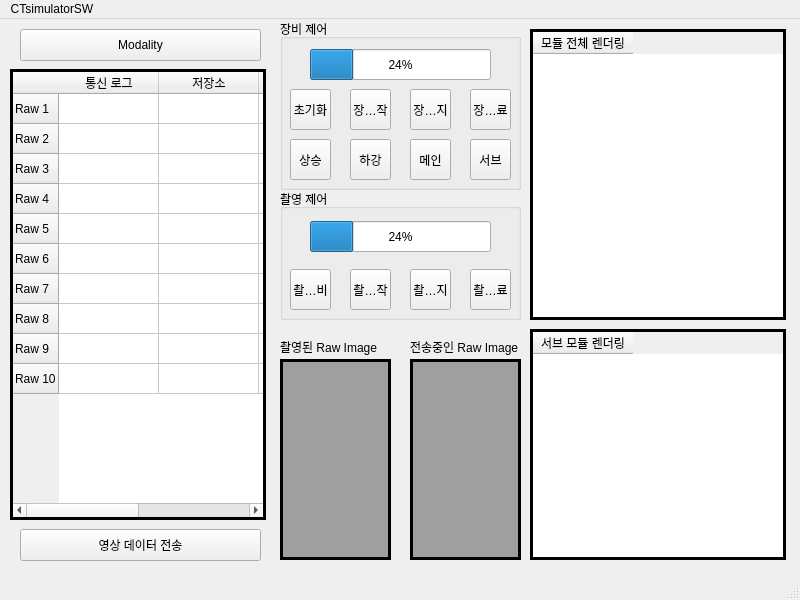
<?xml version="1.0" encoding="UTF-8"?>
<ui version="4.0">
 <class>MainWindow</class>
 <widget class="QMainWindow" name="MainWindow">
  <property name="geometry">
   <rect>
    <x>0</x>
    <y>0</y>
    <width>800</width>
    <height>600</height>
   </rect>
  </property>
  <property name="windowTitle">
   <string>MainWindow</string>
  </property>
  <widget class="QWidget" name="centralwidget">
   <widget class="QPushButton" name="pushButton">
    <property name="geometry">
     <rect>
      <x>20</x>
      <y>510</y>
      <width>241</width>
      <height>32</height>
     </rect>
    </property>
    <property name="text">
     <string>영상 데이터 전송</string>
    </property>
   </widget>
   <widget class="QTableWidget" name="tableWidget">
    <property name="geometry">
     <rect>
      <x>10</x>
      <y>50</y>
      <width>256</width>
      <height>451</height>
     </rect>
    </property>
    <property name="frameShape">
     <enum>QFrame::Box</enum>
    </property>
    <property name="frameShadow">
     <enum>QFrame::Plain</enum>
    </property>
    <property name="lineWidth">
     <number>3</number>
    </property>
    <row>
     <property name="text">
      <string>Raw 1</string>
     </property>
    </row>
    <row>
     <property name="text">
      <string>Raw 2</string>
     </property>
    </row>
    <row>
     <property name="text">
      <string>Raw 3</string>
     </property>
    </row>
    <row>
     <property name="text">
      <string>Raw 4</string>
     </property>
    </row>
    <row>
     <property name="text">
      <string>Raw 5</string>
     </property>
    </row>
    <row>
     <property name="text">
      <string>Raw 6</string>
     </property>
    </row>
    <row>
     <property name="text">
      <string>Raw 7</string>
     </property>
    </row>
    <row>
     <property name="text">
      <string>Raw 8</string>
     </property>
    </row>
    <row>
     <property name="text">
      <string>Raw 9</string>
     </property>
    </row>
    <row>
     <property name="text">
      <string>Raw 10</string>
     </property>
    </row>
    <column>
     <property name="text">
      <string>통신 로그</string>
     </property>
    </column>
    <column>
     <property name="text">
      <string>저장소</string>
     </property>
    </column>
    <column>
     <property name="text">
      <string>환자 번호</string>
     </property>
    </column>
    <column>
     <property name="text">
      <string>날짜</string>
     </property>
    </column>
   </widget>
   <widget class="QTableWidget" name="tableWidget_2">
    <property name="geometry">
     <rect>
      <x>530</x>
      <y>10</y>
      <width>256</width>
      <height>291</height>
     </rect>
    </property>
    <property name="frameShape">
     <enum>QFrame::Box</enum>
    </property>
    <property name="frameShadow">
     <enum>QFrame::Plain</enum>
    </property>
    <property name="lineWidth">
     <number>3</number>
    </property>
    <column>
     <property name="text">
      <string>모듈 전체 렌더링</string>
     </property>
    </column>
   </widget>
   <widget class="QTableWidget" name="tableWidget_3">
    <property name="geometry">
     <rect>
      <x>530</x>
      <y>310</y>
      <width>256</width>
      <height>231</height>
     </rect>
    </property>
    <property name="frameShape">
     <enum>QFrame::Box</enum>
    </property>
    <property name="frameShadow">
     <enum>QFrame::Plain</enum>
    </property>
    <property name="lineWidth">
     <number>3</number>
    </property>
    <column>
     <property name="text">
      <string>서브 모듈 렌더링</string>
     </property>
    </column>
   </widget>
   <widget class="QPushButton" name="pushButton_2">
    <property name="geometry">
     <rect>
      <x>20</x>
      <y>10</y>
      <width>241</width>
      <height>32</height>
     </rect>
    </property>
    <property name="text">
     <string>Modality</string>
    </property>
   </widget>
   <widget class="QGroupBox" name="groupBox">
    <property name="geometry">
     <rect>
      <x>280</x>
      <y>0</y>
      <width>241</width>
      <height>171</height>
     </rect>
    </property>
    <property name="title">
     <string>장비 제어</string>
    </property>
    <widget class="QToolButton" name="toolButton">
     <property name="geometry">
      <rect>
       <x>10</x>
       <y>70</y>
       <width>41</width>
       <height>41</height>
      </rect>
     </property>
     <property name="text">
      <string>초기화</string>
     </property>
    </widget>
    <widget class="QToolButton" name="toolButton_2">
     <property name="geometry">
      <rect>
       <x>130</x>
       <y>70</y>
       <width>41</width>
       <height>41</height>
      </rect>
     </property>
     <property name="text">
      <string>장비정지</string>
     </property>
    </widget>
    <widget class="QToolButton" name="toolButton_3">
     <property name="geometry">
      <rect>
       <x>70</x>
       <y>70</y>
       <width>41</width>
       <height>41</height>
      </rect>
     </property>
     <property name="text">
      <string>장비시작</string>
     </property>
    </widget>
    <widget class="QToolButton" name="toolButton_4">
     <property name="geometry">
      <rect>
       <x>190</x>
       <y>70</y>
       <width>41</width>
       <height>41</height>
      </rect>
     </property>
     <property name="text">
      <string>장비종료</string>
     </property>
    </widget>
    <widget class="QProgressBar" name="progressBar_2">
     <property name="geometry">
      <rect>
       <x>30</x>
       <y>30</y>
       <width>181</width>
       <height>31</height>
      </rect>
     </property>
     <property name="value">
      <number>24</number>
     </property>
    </widget>
    <widget class="QToolButton" name="toolButton_5">
     <property name="geometry">
      <rect>
       <x>10</x>
       <y>120</y>
       <width>41</width>
       <height>41</height>
      </rect>
     </property>
     <property name="text">
      <string>상승</string>
     </property>
    </widget>
    <widget class="QToolButton" name="toolButton_6">
     <property name="geometry">
      <rect>
       <x>70</x>
       <y>120</y>
       <width>41</width>
       <height>41</height>
      </rect>
     </property>
     <property name="text">
      <string>하강</string>
     </property>
    </widget>
    <widget class="QToolButton" name="toolButton_7">
     <property name="geometry">
      <rect>
       <x>130</x>
       <y>120</y>
       <width>41</width>
       <height>41</height>
      </rect>
     </property>
     <property name="text">
      <string>메인</string>
     </property>
    </widget>
    <widget class="QToolButton" name="toolButton_8">
     <property name="geometry">
      <rect>
       <x>190</x>
       <y>120</y>
       <width>41</width>
       <height>41</height>
      </rect>
     </property>
     <property name="text">
      <string>서브</string>
     </property>
    </widget>
   </widget>
   <widget class="QGroupBox" name="groupBox_2">
    <property name="geometry">
     <rect>
      <x>280</x>
      <y>170</y>
      <width>241</width>
      <height>131</height>
     </rect>
    </property>
    <property name="title">
     <string>촬영 제어</string>
    </property>
    <widget class="QProgressBar" name="progressBar">
     <property name="geometry">
      <rect>
       <x>30</x>
       <y>32</y>
       <width>181</width>
       <height>31</height>
      </rect>
     </property>
     <property name="value">
      <number>24</number>
     </property>
    </widget>
    <widget class="QToolButton" name="toolButton_9">
     <property name="geometry">
      <rect>
       <x>10</x>
       <y>80</y>
       <width>41</width>
       <height>41</height>
      </rect>
     </property>
     <property name="text">
      <string>촬영준비</string>
     </property>
    </widget>
    <widget class="QToolButton" name="toolButton_10">
     <property name="geometry">
      <rect>
       <x>70</x>
       <y>80</y>
       <width>41</width>
       <height>41</height>
      </rect>
     </property>
     <property name="text">
      <string>촬영시작</string>
     </property>
    </widget>
    <widget class="QToolButton" name="toolButton_12">
     <property name="geometry">
      <rect>
       <x>130</x>
       <y>80</y>
       <width>41</width>
       <height>41</height>
      </rect>
     </property>
     <property name="text">
      <string>촬영정지</string>
     </property>
    </widget>
    <widget class="QToolButton" name="toolButton_13">
     <property name="geometry">
      <rect>
       <x>190</x>
       <y>80</y>
       <width>41</width>
       <height>41</height>
      </rect>
     </property>
     <property name="text">
      <string>촬영종료</string>
     </property>
    </widget>
   </widget>
   <widget class="QMdiArea" name="mdiArea">
    <property name="geometry">
     <rect>
      <x>280</x>
      <y>340</y>
      <width>111</width>
      <height>201</height>
     </rect>
    </property>
    <property name="frameShape">
     <enum>QFrame::Box</enum>
    </property>
    <property name="frameShadow">
     <enum>QFrame::Plain</enum>
    </property>
    <property name="lineWidth">
     <number>3</number>
    </property>
   </widget>
   <widget class="QLabel" name="label">
    <property name="geometry">
     <rect>
      <x>280</x>
      <y>320</y>
      <width>131</width>
      <height>16</height>
     </rect>
    </property>
    <property name="text">
     <string>촬영된 Raw Image</string>
    </property>
   </widget>
   <widget class="QMdiArea" name="mdiArea_2">
    <property name="geometry">
     <rect>
      <x>410</x>
      <y>340</y>
      <width>111</width>
      <height>201</height>
     </rect>
    </property>
    <property name="frameShape">
     <enum>QFrame::Box</enum>
    </property>
    <property name="frameShadow">
     <enum>QFrame::Plain</enum>
    </property>
    <property name="lineWidth">
     <number>3</number>
    </property>
   </widget>
   <widget class="QLabel" name="label_2">
    <property name="geometry">
     <rect>
      <x>410</x>
      <y>320</y>
      <width>131</width>
      <height>16</height>
     </rect>
    </property>
    <property name="text">
     <string>전송중인 Raw Image</string>
    </property>
   </widget>
  </widget>
  <widget class="QMenuBar" name="menubar">
   <property name="geometry">
    <rect>
     <x>0</x>
     <y>0</y>
     <width>800</width>
     <height>24</height>
    </rect>
   </property>
   <widget class="QMenu" name="menuCTsimulatorSW">
    <property name="title">
     <string>CTsimulatorSW</string>
    </property>
   </widget>
   <addaction name="menuCTsimulatorSW"/>
  </widget>
  <widget class="QStatusBar" name="statusbar"/>
 </widget>
 <resources/>
 <connections/>
</ui>
